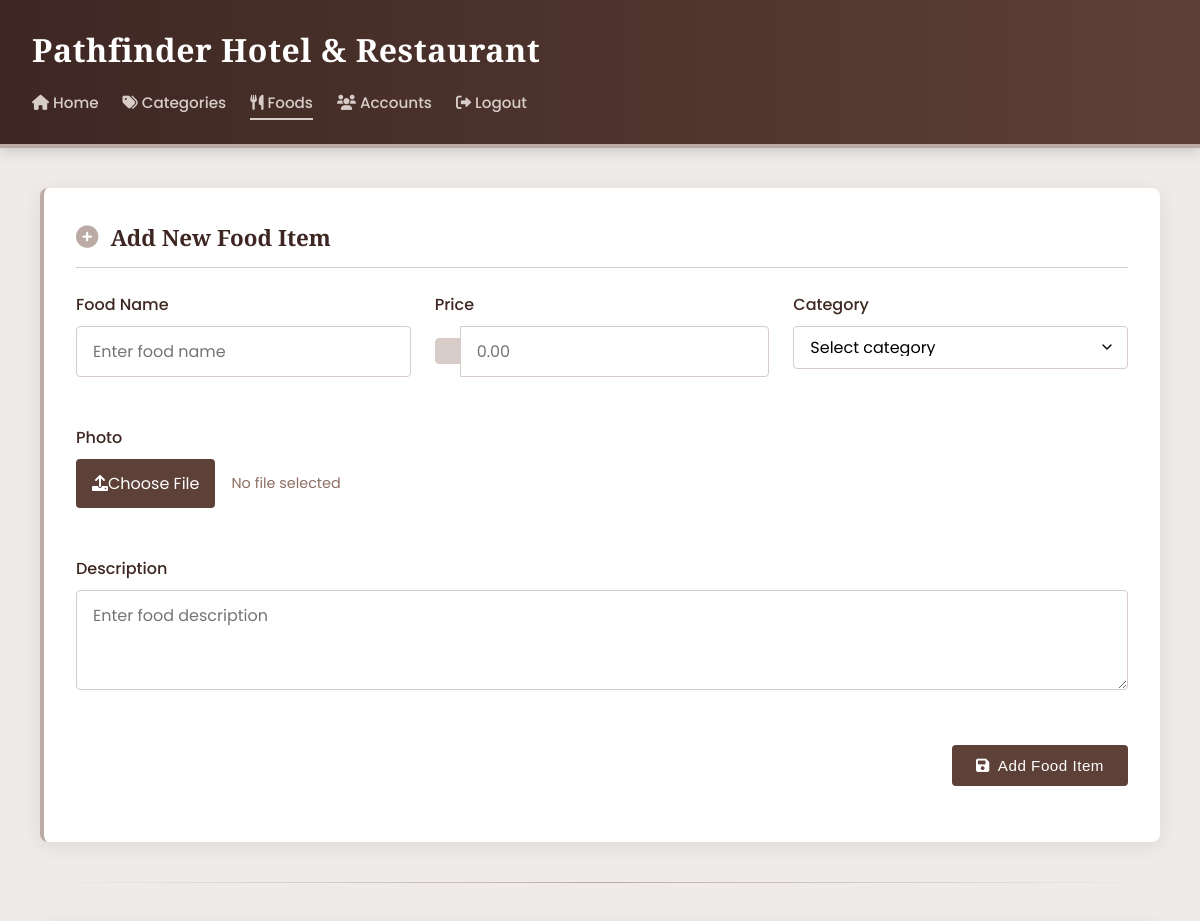
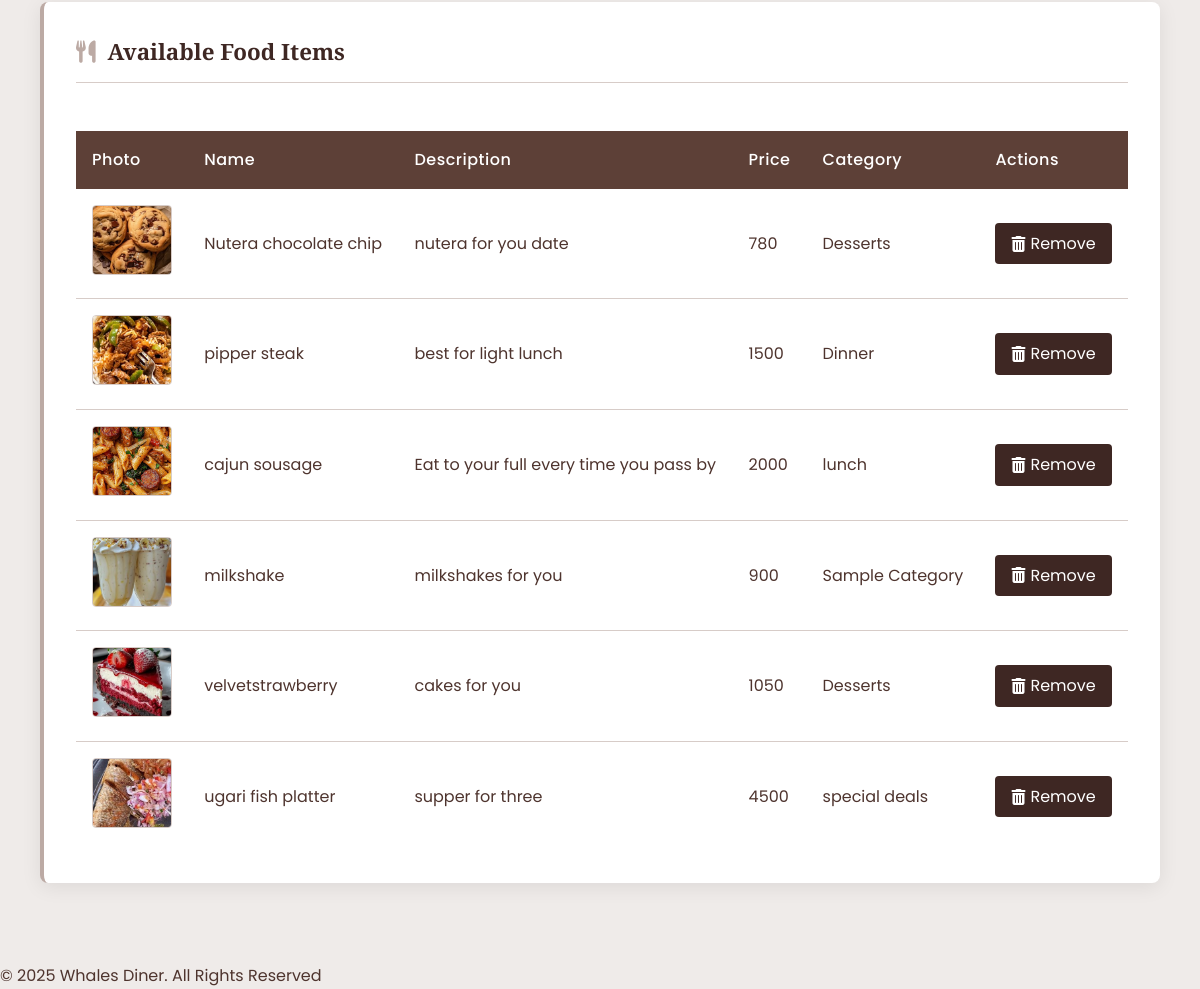
The page /admin/foods.php (signed in) on the database its author committed (2 pictures, top to bottom).
### tables this page shows
CREATE TABLE `food_details` (
  `food_id` int(15) NOT NULL,
  `food_name` varchar(45) NOT NULL,
  `food_description` text NOT NULL,
  `food_price` float NOT NULL,
  `food_photo` text NOT NULL,
  `food_category` int(15) NOT NULL
);

CREATE TABLE `categories` (
  `category_id` int(15) NOT NULL,
  `category_name` varchar(45) NOT NULL
);

### admin/foods.php (the view, shortened to what this page needs)
<?php
    $conn = mysqli_connect(DB_HOST, DB_USER, DB_PASSWORD, DB_DATABASE);
    $result = mysqli_query($conn, "SELECT * FROM food_details, categories WHERE food_details.food_category=categories.category_id")
        or die("There are no records to display ... \n" . mysqli_error());
    $flag_1 = 1;
    $currencies = mysqli_query($conn, "SELECT * FROM currencies WHERE flag='$flag_1'")
        or die("A problem has occurred ... \n" . "Our team is working on it at the moment ... \n" . "Please check back after few hours.");
    $symbol = mysqli_fetch_assoc($currencies);
?>
<!DOCTYPE html>
<html xmlns="http://www.w3.org/1999/xhtml">
<head>
<link rel="stylesheet" href="https://cdnjs.cloudflare.com/ajax/libs/font-awesome/6.0.0/css/all.min.css">
</head>
<body>
<div id="page">
    <div id="header">
        <h1>Pathfinder Hotel & Restaurant</h1>
        <div class="nav-links">
            <a href="index.php"><i class="fas fa-home"></i> Home</a>
            <a href="categories.php"><i class="fas fa-tags"></i> Categories</a>
            <a href="foods.php" class="active"><i class="fas fa-utensils"></i> Foods</a>
            <a href="accounts.php"><i class="fas fa-users"></i> Accounts</a>
            <a href="logout.php"><i class="fas fa-sign-out-alt"></i> Logout</a>
        </div>
    </div>
    <div id="container">
        <div class="card">
            <h2 class="card-title"><i class="fas fa-plus-circle"></i> Add New Food Item</h2>
            <form name="foodsForm" id="foodsForm" action="foods-exec.php" method="post" enctype="multipart/form-data" onsubmit="return foodsValidate(this)">
                <div class="form-grid" style="display: grid; grid-template-columns: repeat(auto-fit, minmax(250px, 1fr)); gap: 1.5rem;">
                    <div class="form-group">
                        <label class="form-label">Food Name</label>
                        <input type="text" name="name" id="name" class="form-control" placeholder="Enter food name" required />
                    </div>
                    <div class="form-group">
                        <label class="form-label">Price</label>
                        <div style="display: flex; align-items: center;">
                            <span style="padding: 0.75rem; background: var(--accent); border: 1px solid var(--accent); border-radius: 4px 0 0 4px;">
                            </span>
                            <input type="text" name="price" id="price" class="form-control" style="border-radius: 0 4px 4px 0; margin-left: -1px;" placeholder="0.00" required />
                        </div>
                    </div>
                    <div class="form-group">
                        <label class="form-label">Category</label>
                        <select name="category" id="category" class="form-control" required>
                            <option value="">Select category</option>
                        </select>
                    </div>
                    <div class="form-group">
                        <label class="form-label">Photo</label>
                        <div class="file-input">
                            <label for="photo">
                                <i class="fas fa-upload"></i> Choose File
                            </label>
                            <span id="file-name" class="file-name">No file selected</span>
                        </div>
                    </div>
                    <div class="form-group" style="grid-column: 1 / -1;">
                        <label class="form-label">Description</label>
                        <textarea name="description" id="description" class="form-control" placeholder="Enter food description" required></textarea>
                    </div>
                    <div class="form-group" style="grid-column: 1 / -1; text-align: right;">
                        <button type="submit" name="Submit" class="btn btn-primary">
                            <i class="fas fa-save"></i> Add Food Item
                        </button>
                    </div>
                </div>
            </form>
        </div>
        <div class="divider"></div>
        <div class="card">
            <h2 class="card-title"><i class="fas fa-utensils"></i> Available Food Items</h2>
            <div style="overflow-x: auto;">
                <table class="table">
                    <thead>
                        <tr>
                            <th>Photo</th>
                            <th>Name</th>
                            <th>Description</th>
                            <th>Price</th>
                            <th>Category</th>
                            <th>Actions</th>
                        </tr>
                    </thead>
                    <tbody>
                        <?php
                        mysqli_data_seek($result, 0);
                        while ($row = mysqli_fetch_array($result)): ?>
                        <tr>
                            <td><img src="../images/<?php echo htmlspecialchars($row['food_photo']); ?>" class="food-image" alt="<?php echo htmlspecialchars($row['food_name']); ?>"></td>
                            <td><?php echo htmlspecialchars($row['food_name']); ?></td>
                            <td><?php echo htmlspecialchars($row['food_description']); ?></td>
                            <td><?php echo htmlspecialchars($symbol['currency_symbol'] . $row['food_price']); ?></td>
                            <td><?php echo htmlspecialchars($row['category_name']); ?></td>
                            <td>
                                <a href="delete-food.php?id=<?php echo $row['food_id']; ?>" class="action-link" onclick="return confirm('Are you sure you want to delete this food item?')">
                                    <i class="fas fa-trash-alt"></i> Remove
                                </a>
                            </td>
                        </tr>
                        <?php endwhile; ?>
                    </tbody>
                </table>
            </div>
        </div>
    </div>
    <?php include 'footer.php'; ?>
</div>
</body>
</html>

### admin/footer.php
<div id="footer">
<div class="bottom_addr">&copy; <?php echo date('Y'); ?> Whales Diner. All Rights Reserved</div>
</div>

### admin/foods.php (style rules this page uses)
:root { --primary: #5D4037; --secondary: #8D6E63; --accent: #D7CCC8; --highlight: #BCAAA4; --light: #EFEBE9; --dark: #3E2723; --text: #4E342E; --text-light: #8D6E63; }
* { margin: 0; padding: 0; box-sizing: border-box; }
body { font-family: 'Poppins', sans-serif; background-color: var(--light); color: var(--text); line-height: 1.6; }
#page { display: flex; flex-direction: column; min-height: 100vh; }
#header { background: linear-gradient(to right, var(--dark), var(--primary)); color: white; padding: 1.5rem 2rem; box-shadow: 0 4px 12px rgba(0,0,0,0.15); border-bottom: 4px solid var(--highlight); }
#header h1 { font-family: 'Playfair Display', serif; font-weight: 600; margin-bottom: 0.75rem; font-size: 2rem; letter-spacing: 0.5px; }
.nav-links { display: flex; flex-wrap: wrap; gap: 1.5rem; }
.nav-links a { color: var(--accent); text-decoration: none; font-weight: 500; padding: 0.25rem 0; transition: all 0.3s ease; position: relative; font-size: 0.95rem; }
.nav-links a:after { content: ''; position: absolute; width: 0; height: 2px; bottom: 0; left: 0; background-color: var(--accent); transition: width 0.3s ease; }
.nav-links a:hover:after, .nav-links a.active:after { width: 100%; }
#container { flex: 1; padding: 2.5rem; max-width: 1200px; width: 100%; margin: 0 auto; }
.card { background: white; border-radius: 8px; box-shadow: 0 4px 20px rgba(0,0,0,0.08); padding: 2rem; margin-bottom: 2.5rem; border-left: 4px solid var(--highlight); }
.card-title { color: var(--dark); margin-bottom: 1.5rem; padding-bottom: 0.75rem; border-bottom: 1px solid var(--accent); font-family: 'Playfair Display', serif; font-size: 1.4rem; font-weight: 600; display: flex; align-items: center; }
.card-title i { margin-right: 12px; color: var(--highlight); }
.form-group { margin-bottom: 1.5rem; }
.form-label { display: block; margin-bottom: 0.5rem; font-weight: 500; color: var(--dark); }
.form-control { width: 100%; padding: 0.75rem 1rem; border: 1px solid var(--accent); border-radius: 4px; font-family: inherit; font-size: 1rem; transition: all 0.3s ease; background-color: white; }
textarea.form-control { min-height: 100px; resize: vertical; }
select.form-control { appearance: none; background-repeat: no-repeat; background-position: right 0.75rem center; background-size: 1em; }
.file-input { display: flex; align-items: center; }
.file-input label { display: inline-flex; align-items: center; padding: 0.75rem 1rem; background-color: var(--primary); color: white; border-radius: 4px; cursor: pointer; transition: all 0.3s ease; }
.file-name { margin-left: 1rem; font-size: 0.9rem; color: var(--text-light); }
.btn { display: inline-flex; align-items: center; justify-content: center; padding: 0.75rem 1.5rem; color: white; border: none; border-radius: 4px; cursor: pointer; font-size: 0.95rem; font-weight: 500; transition: all 0.3s ease; text-align: center; letter-spacing: 0.5px; }
.btn i { margin-right: 8px; }
.btn-primary { background: var(--primary); }
.table { width: 100%; border-collapse: collapse; margin-top: 1.5rem; }
.table th { background: var(--primary); color: white; padding: 1rem; text-align: left; font-weight: 500; letter-spacing: 0.5px; }
.table td { padding: 1rem; border-bottom: 1px solid var(--accent); }
.table tr:last-child td { border-bottom: none; }
.food-image { width: 80px; height: 70px; object-fit: cover; border-radius: 4px; border: 1px solid var(--accent); }
.action-link { display: inline-flex; align-items: center; padding: 0.5rem 1rem; background-color: var(--dark); color: white; border-radius: 4px; text-decoration: none; transition: all 0.3s ease; }
.action-link i { margin-right: 5px; }
.divider { height: 1px; background: linear-gradient(to right, transparent, var(--secondary), transparent); margin: 2.5rem 0; opacity: 0.5; }

### rows shown on the page
food_details: food_photo (picture), food_name "Nutera chocolate chip", food_description "nutera for you date", food_price "780", categories.category_name "Desserts"
food_details: food_photo (picture), food_name "pipper steak", food_description "best for light lunch", food_price "1500", categories.category_name "Dinner"
food_details: food_photo+food_name (picture), food_name "cajun sousage", food_description "Eat to your full every time you pass by", food_price "2000", categories.category_name "lunch"
food_details: food_photo+food_name (picture), food_name "milkshake", food_description "milkshakes for you", food_price "900", categories.category_name "Sample Category"
food_details: food_photo (picture), food_name "velvetstrawberry", food_description "cakes for you", food_price "1050", categories.category_name "Desserts"
food_details: food_photo (picture), food_name "ugari fish platter", food_description "supper for three", food_price "4500", categories.category_name "special deals"
